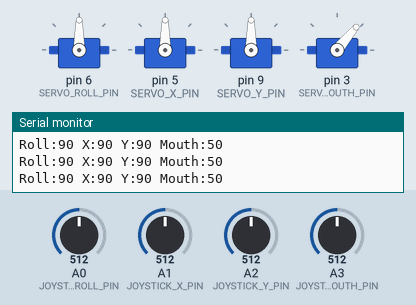
The sketch below on a simulated Arduino Uno, built with avr-gcc and run on an emulated ATmega328P. Shown: 4 × servo, the last lines printed to the serial monitor. The test bench sets the inputs (shaded band); at power-on: A0 (JOYSTICK_ROLL_PIN) = 512, A1 (JOYSTICK_X_PIN) = 512, A2 (JOYSTICK_Y_PIN) = 512, A3 (JOYSTICK_MOUTH_PIN) = 512.

Above: at 2.2 s.
2.3 s: A0 (JOYSTICK_ROLL_PIN) set to 567
5.3 s: A0 (JOYSTICK_ROLL_PIN) set to 590
At 6.2 s:
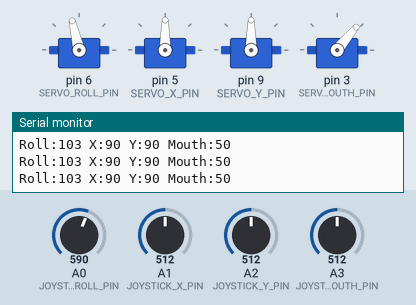
6.8 s: A1 (JOYSTICK_X_PIN) set to 565
8.3 s: A1 (JOYSTICK_X_PIN) set to 595
At 9.2 s:
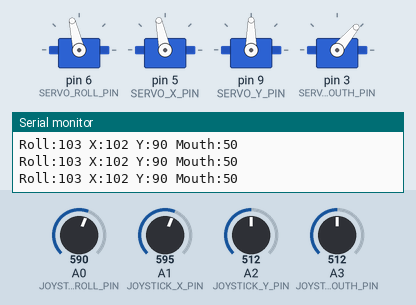
9.8 s: A2 (JOYSTICK_Y_PIN) set to 716
At 10.3 s:
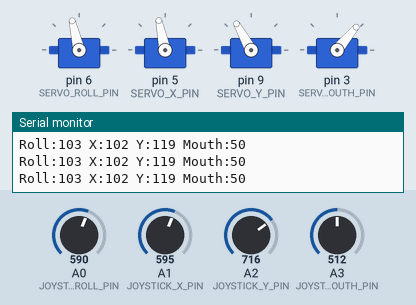
11.3 s: A3 (JOYSTICK_MOUTH_PIN) set to 716
At 12.0 s:
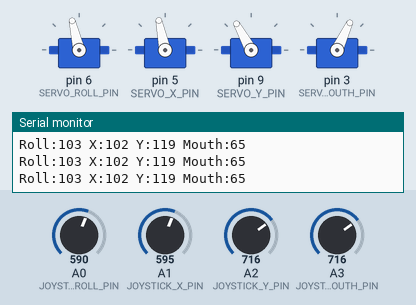
Timing chart, 0 to 13.8 s (numbered marks = the images above; inputs shaded):
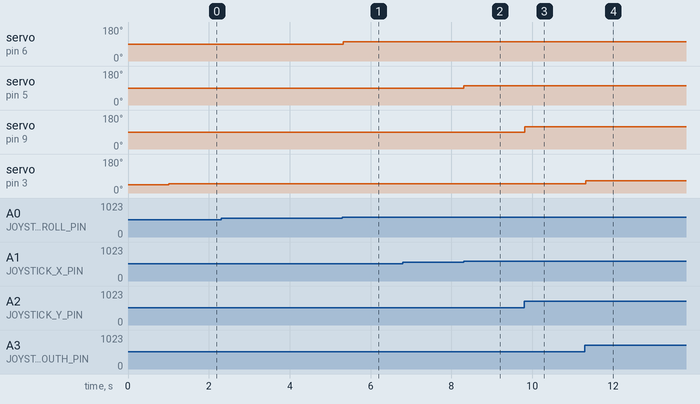

The sketch:

03_joystick_beginner.ino
```cpp
/*
 * 4-Axis Robotic Arm — Joystick Control (Beginner-Friendly)
 * Servos: 6, 5, 9, 3 | Joysticks: A0, A1, A2, A3
 * Has deadzone to reduce jitter.
 */

#include <Servo.h>

const int SERVO_ROLL_PIN  = 6;
const int SERVO_X_PIN     = 5;
const int SERVO_Y_PIN     = 9;
const int SERVO_MOUTH_PIN = 3;

const int JOYSTICK_ROLL_PIN  = A0;
const int JOYSTICK_X_PIN     = A1;
const int JOYSTICK_Y_PIN     = A2;
const int JOYSTICK_MOUTH_PIN = A3;

Servo servoRoll, servoX, servoY, servoMouth;

const int ROLL_MIN = 0, ROLL_MAX = 180;
const int X_MIN = 15, X_MAX = 165;
const int Y_MIN = 15, Y_MAX = 165;
const int MOUTH_MIN = 10, MOUTH_MAX = 90;

const int JOYSTICK_DEADZONE_LOW = 450;
const int JOYSTICK_DEADZONE_HIGH = 574;

int applyDeadzone(int mappedAngle, int rawJoystickValue, int centerAngle) {
  if (rawJoystickValue >= JOYSTICK_DEADZONE_LOW && rawJoystickValue <= JOYSTICK_DEADZONE_HIGH) {
    return centerAngle;
  }
  return mappedAngle;
}

void setup() {
  Serial.begin(9600);
  servoRoll.attach(SERVO_ROLL_PIN);
  servoX.attach(SERVO_X_PIN);
  servoY.attach(SERVO_Y_PIN);
  servoMouth.attach(SERVO_MOUTH_PIN);
  servoRoll.write(90); servoX.write(90); servoY.write(90); servoMouth.write(45);
  delay(1000);
}

void loop() {
  int joystickRoll  = analogRead(JOYSTICK_ROLL_PIN);
  int joystickX     = analogRead(JOYSTICK_X_PIN);
  int joystickY     = analogRead(JOYSTICK_Y_PIN);
  int joystickMouth = analogRead(JOYSTICK_MOUTH_PIN);

  int angleRoll  = map(joystickRoll,  0, 1023, ROLL_MIN,  ROLL_MAX);
  int angleX     = map(joystickX,     0, 1023, X_MIN,     X_MAX);
  int angleY     = map(joystickY,     0, 1023, Y_MIN,     Y_MAX);
  int angleMouth = map(joystickMouth, 0, 1023, MOUTH_MIN, MOUTH_MAX);

  angleRoll = applyDeadzone(angleRoll, joystickRoll, 90);
  angleX    = applyDeadzone(angleX,    joystickX,    90);
  angleY    = applyDeadzone(angleY,    joystickY,    90);

  angleRoll  = constrain(angleRoll,  ROLL_MIN,  ROLL_MAX);
  angleX     = constrain(angleX,     X_MIN,     X_MAX);
  angleY     = constrain(angleY,     Y_MIN,     Y_MAX);
  angleMouth = constrain(angleMouth, MOUTH_MIN, MOUTH_MAX);

  servoRoll.write(angleRoll);
  servoX.write(angleX);
  servoY.write(angleY);
  servoMouth.write(angleMouth);

  Serial.print("Roll:");  Serial.print(angleRoll);
  Serial.print(" X:");   Serial.print(angleX);
  Serial.print(" Y:");   Serial.print(angleY);
  Serial.print(" Mouth:"); Serial.println(angleMouth);

  delay(20);
}
```

Measured:
- the behaviour switches between 574 and 575 on A0 (JOYSTICK_ROLL_PIN) (found by bisection; images 0 and 1)
- the behaviour switches between 579 and 580 on A1 (JOYSTICK_X_PIN) (found by bisection; images 1 and 2)
- after the input at 5.3 s, servo on pin 6 (SERVO_ROLL_PIN): 90° → 103° at once
- after the input at 8.3 s, servo on pin 5 (SERVO_X_PIN): 90° → 102° at once
- after the input at 9.8 s, servo on pin 9 (SERVO_Y_PIN): 90° → 119° at once
- after the input at 11.3 s, servo on pin 3 (SERVO_MOUTH_PIN): 50° → 65° at once
